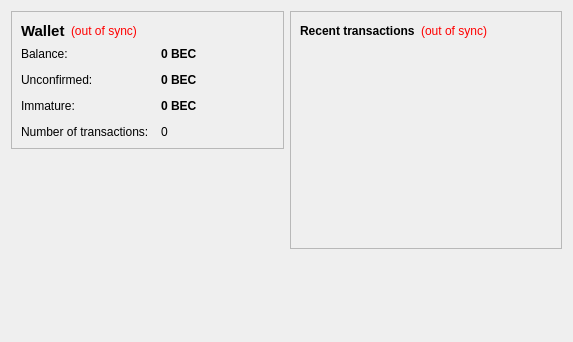
<?xml version="1.0" encoding="UTF-8"?>
<ui version="4.0">
 <class>OverviewPage</class>
 <widget class="QWidget" name="OverviewPage">
  <property name="geometry">
   <rect>
    <x>0</x>
    <y>0</y>
    <width>573</width>
    <height>342</height>
   </rect>
  </property>
  <property name="windowTitle">
   <string>Form</string>
  </property>
  <layout class="QHBoxLayout" name="horizontalLayout" stretch="1,1">
   <item>
    <layout class="QVBoxLayout" name="verticalLayout_2">
     <item>
      <widget class="QFrame" name="frame">
       <property name="frameShape">
        <enum>QFrame::StyledPanel</enum>
       </property>
       <property name="frameShadow">
        <enum>QFrame::Raised</enum>
       </property>
       <layout class="QVBoxLayout" name="verticalLayout_4">
        <item>
         <layout class="QHBoxLayout" name="horizontalLayout_4">
          <item>
           <widget class="QLabel" name="label_5">
            <property name="font">
             <font>
              <pointsize>11</pointsize>
              <weight>75</weight>
              <bold>true</bold>
             </font>
            </property>
            <property name="text">
             <string>Wallet</string>
            </property>
           </widget>
          </item>
          <item>
           <widget class="QLabel" name="labelWalletStatus">
            <property name="toolTip">
             <string>The displayed information may be out of date. Your wallet automatically synchronizes with the BlueberryCoin network after a connection is established, but this process has not completed yet.</string>
            </property>
            <property name="styleSheet">
             <string notr="true">QLabel { color: red; }</string>
            </property>
            <property name="text">
             <string notr="true">(out of sync)</string>
            </property>
            <property name="alignment">
             <set>Qt::AlignLeading|Qt::AlignLeft|Qt::AlignVCenter</set>
            </property>
           </widget>
          </item>
          <item>
           <spacer name="horizontalSpacer_2">
            <property name="orientation">
             <enum>Qt::Horizontal</enum>
            </property>
            <property name="sizeHint" stdset="0">
             <size>
              <width>40</width>
              <height>20</height>
             </size>
            </property>
           </spacer>
          </item>
         </layout>
        </item>
        <item>
         <layout class="QFormLayout" name="formLayout_2">
          <property name="fieldGrowthPolicy">
           <enum>QFormLayout::AllNonFixedFieldsGrow</enum>
          </property>
          <property name="horizontalSpacing">
           <number>12</number>
          </property>
          <property name="verticalSpacing">
           <number>12</number>
          </property>
          <item row="0" column="0">
           <widget class="QLabel" name="label">
            <property name="text">
             <string>Balance:</string>
            </property>
           </widget>
          </item>
          <item row="0" column="1">
           <widget class="QLabel" name="labelBalance">
            <property name="font">
             <font>
              <weight>75</weight>
              <bold>true</bold>
             </font>
            </property>
            <property name="cursor">
             <cursorShape>IBeamCursor</cursorShape>
            </property>
            <property name="toolTip">
             <string>Your current balance</string>
            </property>
            <property name="text">
             <string notr="true">0 BEC</string>
            </property>
            <property name="textInteractionFlags">
             <set>Qt::LinksAccessibleByMouse|Qt::TextSelectableByKeyboard|Qt::TextSelectableByMouse</set>
            </property>
           </widget>
          </item>
          <item row="1" column="0">
           <widget class="QLabel" name="label_3">
            <property name="text">
             <string>Unconfirmed:</string>
            </property>
           </widget>
          </item>
          <item row="1" column="1">
           <widget class="QLabel" name="labelUnconfirmed">
            <property name="font">
             <font>
              <weight>75</weight>
              <bold>true</bold>
             </font>
            </property>
            <property name="cursor">
             <cursorShape>IBeamCursor</cursorShape>
            </property>
            <property name="toolTip">
             <string>Total of transactions that have yet to be confirmed, and do not yet count toward the current balance</string>
            </property>
            <property name="text">
             <string notr="true">0 BEC</string>
            </property>
            <property name="textInteractionFlags">
             <set>Qt::LinksAccessibleByMouse|Qt::TextSelectableByKeyboard|Qt::TextSelectableByMouse</set>
            </property>
           </widget>
          </item>
          <item row="3" column="0">
           <widget class="QLabel" name="label_2">
            <property name="text">
             <string>Number of transactions:</string>
            </property>
           </widget>
          </item>
          <item row="3" column="1">
           <widget class="QLabel" name="labelNumTransactions">
            <property name="toolTip">
             <string>Total number of transactions in wallet</string>
            </property>
            <property name="text">
             <string notr="true">0</string>
            </property>
           </widget>
          </item>
          <item row="2" column="0">
           <widget class="QLabel" name="labelImmatureText">
            <property name="text">
             <string>Immature:</string>
            </property>
           </widget>
          </item>
          <item row="2" column="1">
           <widget class="QLabel" name="labelImmature">
            <property name="font">
             <font>
              <weight>75</weight>
              <bold>true</bold>
             </font>
            </property>
            <property name="toolTip">
             <string>Mined balance that has not yet matured</string>
            </property>
            <property name="text">
             <string notr="true">0 BEC</string>
            </property>
            <property name="textInteractionFlags">
             <set>Qt::LinksAccessibleByMouse|Qt::TextSelectableByKeyboard|Qt::TextSelectableByMouse</set>
            </property>
           </widget>
          </item>
         </layout>
        </item>
       </layout>
      </widget>
     </item>
     <item>
      <spacer name="verticalSpacer">
       <property name="orientation">
        <enum>Qt::Vertical</enum>
       </property>
       <property name="sizeHint" stdset="0">
        <size>
         <width>20</width>
         <height>40</height>
        </size>
       </property>
      </spacer>
     </item>
    </layout>
   </item>
   <item>
    <layout class="QVBoxLayout" name="verticalLayout_3">
     <item>
      <widget class="QFrame" name="frame_2">
       <property name="frameShape">
        <enum>QFrame::StyledPanel</enum>
       </property>
       <property name="frameShadow">
        <enum>QFrame::Raised</enum>
       </property>
       <layout class="QVBoxLayout" name="verticalLayout">
        <item>
         <layout class="QHBoxLayout" name="horizontalLayout_2">
          <item>
           <widget class="QLabel" name="label_4">
            <property name="text">
             <string>&lt;b&gt;Recent transactions&lt;/b&gt;</string>
            </property>
           </widget>
          </item>
          <item>
           <widget class="QLabel" name="labelTransactionsStatus">
            <property name="toolTip">
             <string>The displayed information may be out of date. Your wallet automatically synchronizes with the BlueberryCoin network after a connection is established, but this process has not completed yet.</string>
            </property>
            <property name="styleSheet">
             <string notr="true">QLabel { color: red; }</string>
            </property>
            <property name="text">
             <string notr="true">(out of sync)</string>
            </property>
            <property name="alignment">
             <set>Qt::AlignRight|Qt::AlignTrailing|Qt::AlignVCenter</set>
            </property>
           </widget>
          </item>
          <item>
           <spacer name="horizontalSpacer">
            <property name="orientation">
             <enum>Qt::Horizontal</enum>
            </property>
            <property name="sizeHint" stdset="0">
             <size>
              <width>40</width>
              <height>20</height>
             </size>
            </property>
           </spacer>
          </item>
         </layout>
        </item>
        <item>
         <widget class="QListView" name="listTransactions">
          <property name="styleSheet">
           <string notr="true">QListView { background: transparent; }</string>
          </property>
          <property name="frameShape">
           <enum>QFrame::NoFrame</enum>
          </property>
          <property name="verticalScrollBarPolicy">
           <enum>Qt::ScrollBarAlwaysOff</enum>
          </property>
          <property name="horizontalScrollBarPolicy">
           <enum>Qt::ScrollBarAlwaysOff</enum>
          </property>
          <property name="selectionMode">
           <enum>QAbstractItemView::NoSelection</enum>
          </property>
         </widget>
        </item>
       </layout>
      </widget>
     </item>
     <item>
      <spacer name="verticalSpacer_2">
       <property name="orientation">
        <enum>Qt::Vertical</enum>
       </property>
       <property name="sizeHint" stdset="0">
        <size>
         <width>20</width>
         <height>40</height>
        </size>
       </property>
      </spacer>
     </item>
    </layout>
   </item>
  </layout>
 </widget>
 <resources/>
 <connections/>
</ui>
